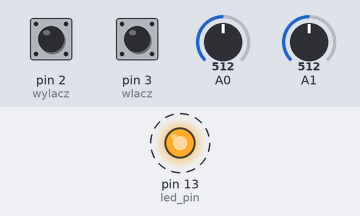
This sketch was run on a simulated Arduino Uno, built with avr-gcc and run on an emulated ATmega328P. On the bench: output pins drawn as LEDs (lit = HIGH). Dashed ring = blinking. Inputs (shaded band) come from the test bench; at power-on: pin 2 (wylacz) HIGH, pin 3 (wlacz) HIGH, A0 = 512, A1 = 512. No radio packets arrive unless stated.

Above: at 0.03 s.
Timing chart, 0 to 3.0 s (numbered marks = the images above):
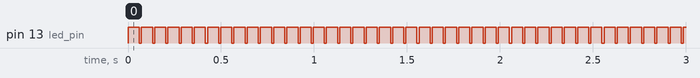

The sketch:

Controller_Final.ino
```cpp
#include <VirtualWire.h>

// definiujemy piny
#define led_pin 13
#define transmit_pin 10
int sec = 1;
int pSilnik;
int lSilnik;
int kpSilnika = 0;
int klSilnika = 0;
int pierscien = 0;
int wlacz = 3;
int wylacz = 2;
void setup()
{
  // przygotowujemy potrzebne informacje dla biblioteki
  vw_set_tx_pin(transmit_pin);
  vw_setup(2000);
  pinMode(led_pin, OUTPUT);
  pinMode(wlacz, INPUT_PULLUP);
  pinMode(wylacz, INPUT_PULLUP);
}

void loop()
{
  //********PRAWY************
  if ( analogRead(A0) >= 520) {
    pSilnik = map(analogRead(A0), 520, 1023, 0, 255);
    kpSilnika = 2;
  } else if (analogRead(A0) <= 510) {
    pSilnik = map(analogRead(A0), 510, 0, 0, 255);
    kpSilnika = 1;
  } else {
    pSilnik = 0;
    kpSilnika = 0;

  }
  //********LEWY************
  if ( analogRead(A1) >= 530) {
    lSilnik = map(analogRead(A1), 530, 1023, 0, 255);
    klSilnika = 1;
  } else if (analogRead(A1) <= 500) {
    lSilnik = map(analogRead(A1), 500, 0, 0, 255);
    klSilnika = 2;
  } else {
    lSilnik = 0;
    klSilnika = 0;
  }
    //*************wirnik************
    if (digitalRead(wlacz)==0){
      pierscien=1;
    }
    if(digitalRead(wylacz)==0){
      pierscien=0;
  }
  String toSend = (String(klSilnika) + ";" + String(lSilnik) + ";" + String(kpSilnika) + ";" + String(pSilnik) + ";" + String(pierscien)); // tekst wiadomości
  char msg[50]; // tworzymy tablicę typu char
  toSend.toCharArray(msg, toSend.length() + 1); // konwertujemy nasz tekst do tablicy charów
  Serial.println(toSend);
  digitalWrite(led_pin, HIGH); // zapalamy LED
  vw_send((uint8_t *)msg, strlen(msg));// wysyłamy
  vw_wait_tx();
  digitalWrite(led_pin, LOW); // gasimy LED
  sec++;
  delay(10); // czekamy 1 sekundę

}
```

Measured:
- by itself, pin 13 (led_pin): alternates HIGH for 0.06 s and LOW for 0.01 s
